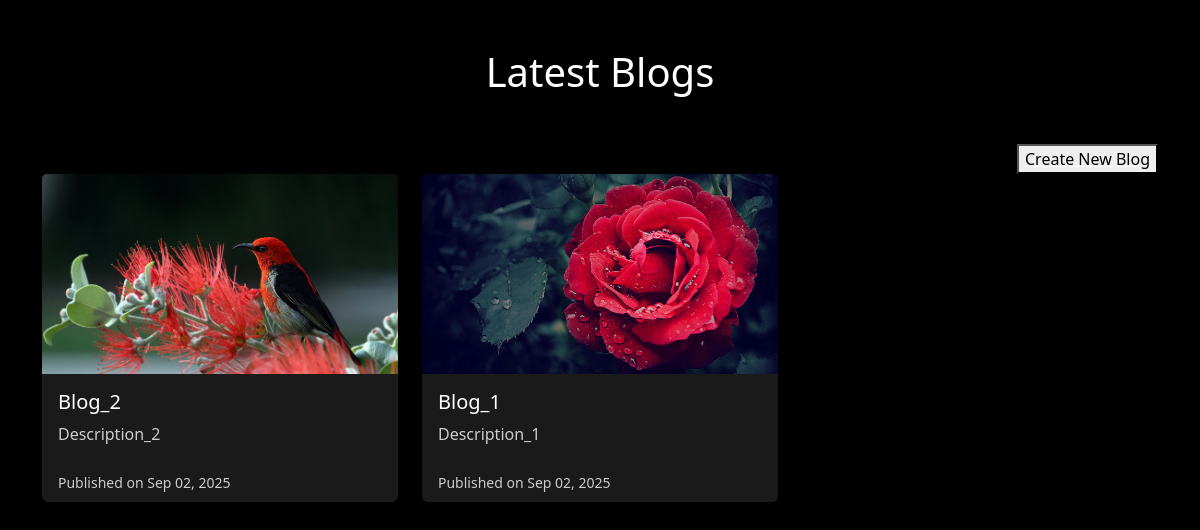
Page /latest-blogs/ on the committed database.
### core/models.py (models this page shows, shortened)
class Blog(models.Model):
    title = models.CharField(max_length=200)
    description = models.TextField()
    blog_image = models.ImageField(upload_to='blog_images')
    created_at = models.DateTimeField(auto_now_add=True)

### core/views.py (the view)
# urls.py: path('latest-blogs/', latest_blogs, name='latest_blogs'),
def latest_blogs(request):
    blogs = Blog.objects.order_by('-created_at')
    return render(request, 'latest_blogs.html', {'blogs': blogs})

### core/templates/latest_blogs.html (shortened to what this page needs)
<!DOCTYPE html>
<html lang="en">
<head>
    {% load static %}
    <link href="https://cdn.jsdelivr.net/npm/bootstrap@5.3.0/dist/css/bootstrap.min.css" rel="stylesheet">
</head>
    <div class="container py-5">
        <h1 class="mb-5 text-center">Latest Blogs</h1>
         <div>
        <a href="{% url 'create_blog'%}"><button style="display: flex; justify-self: right;">Create New Blog</button></a>
    </div>
        <div class="row g-4">
            {% for blog in blogs %}
                <div class="col-md-4">
                    <div class="card h-100 shadow-sm border-0">
                        {% if blog.blog_image %}
                            <img src="{{ blog.blog_image.url }}" class="card-img-top" alt="{{ blog.title }}">
                        {% else %}
                            <img src="https://via.placeholder.com/400x200?text=No+Image" class="card-img-top" alt="No Image">
                        {% endif %}
                        <div class="card-body">
                            <h5 class="card-title">
                                <a href="{% url 'blog_detail' blog.pk %}" class="text-decoration-none">
                                    {{ blog.title }}
                                </a>
                            </h5>
                            <p class="card-text">{{ blog.description|truncatewords:20 }}</p>
                        </div>
                        <div class="card-footer bg-transparent border-top-0">
                            <small class="text-muted">Published on {{ blog.created_at|date:"M d, Y" }}</small>
                        </div>
                    </div>
                </div>
            {% empty %}
                <div class="col-12 text-center">
                    <p class="text-muted">No blogs available yet.</p>
                </div>
            {% endfor %}
        </div>
    </div>
</body>
</html>

### core/templates/latest_blogs.html (style rules this page uses)
.card { background-color: #1a1a1a; color: #fff; }
.card-title a { color: #ffffff; }
.card-text, .text-muted { color: #cccccc !important; }
.card-img-top { height: 200px; object-fit: cover; }
.btn, a { color: #ffffff; }

### rows in the picture
Blog: blog_image (picture), title "Blog_2", description "Description_2", created_at "Sep 02, 2025"
Blog: blog_image (picture), title "Blog_1", description "Description_1", created_at "Sep 02, 2025"
